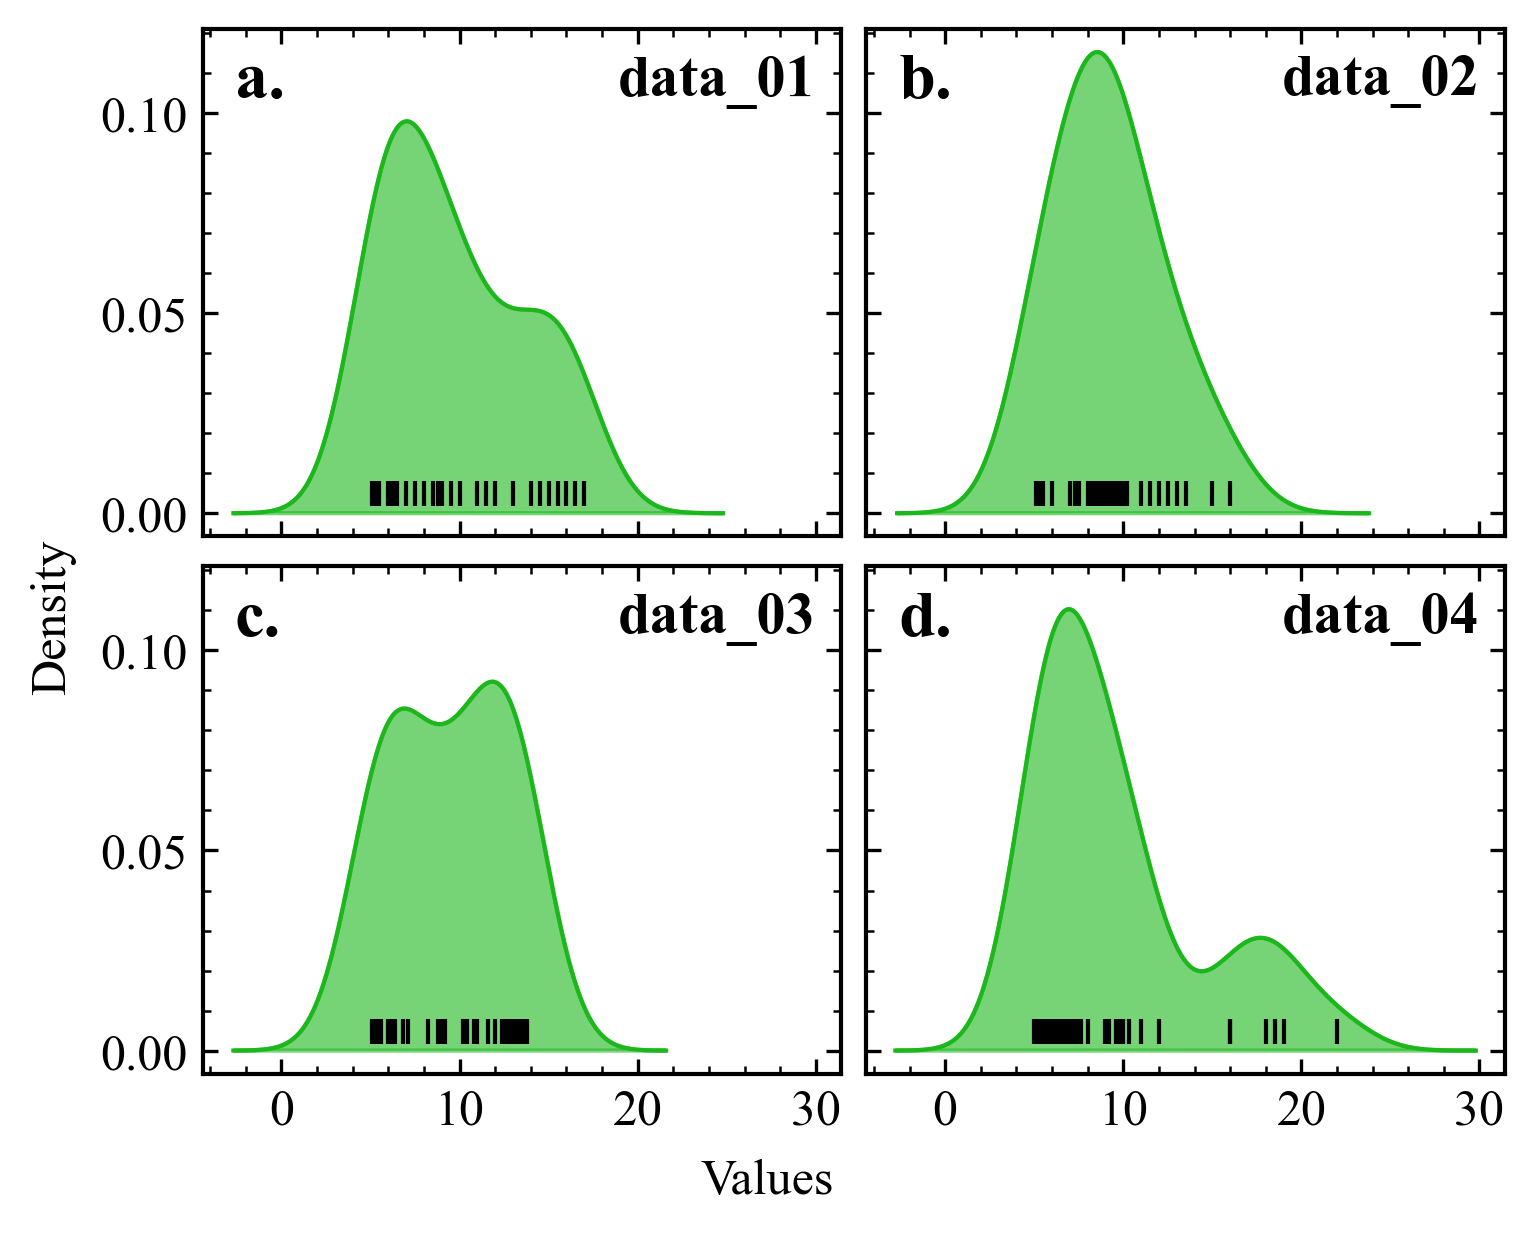

Recreate this plot in Python.

"""
编写时间：2022年2月06日 09：50

作者: 宁海涛，代码运行出错或者因包版本更新出错，请关注微信公众号【DataCharm】进行实时获取更新。

代码中Proplot包绘制的部分可能与Matplotlib绘制不同，需注意两者绘图语法的不同~~

"""
#注意：本案例中引入的SciencePlots库主题方式会随着SciencePlots版本的更新发生改变，读者还需参考其官网引入的正确方式。
#      建议按照官网引入方式进行操作和使用最新版本的ScienePlots。如引入方式发生改变，请关注微信公众号【DataCharm】进行实时获取代码更新。



import numpy as np
import pandas as pd
import seaborn as sns
import matplotlib.pyplot as plt
plt.rcParams["font.family"] = "Times New Roman"
plt.rcParams["xtick.minor.visible"] = True
plt.rcParams["ytick.minor.visible"] = True
plt.rcParams["xtick.direction"] = "in"
plt.rcParams["ytick.direction"] = "in"
plt.rcParams["xtick.labelsize"] = 12
plt.rcParams["ytick.labelsize"] = 12

#构建数据集
data_01 = [5.1,5.2,5.3,5.4,5.5,6.0,6.2,6.3,6.4,6.5,
           7.0,7.5,8.0,8.5,8.8,8.9,9.0,9.5,10,11,
           11.5,12,13,14,14.5,15,15.5,16,16.5,17]

data_02 = [5.1,5.2,5.3,5.4,5.5,6.0,7.0,7.3,7.4,7.5,
           8.0,8.2,8.4,8.6,8.8,9.0,9.2,9.4,9.6,9.8,
           10,10.2,11,11.5,12,12.5,13,13.5,15,16]
data_03 = [5.1,5.2,5.3,5.4,5.6,6.0,6.1,6.2,6.4,6.8,
           7.1,8.2,8.8,9.0,9.2,10.2,10.4,10.8,11,11.6,
           12,12.4,12.6,12.8,13,13.2,13.4,13.6,13.7,13.8]

data_04 = [5.0,5.2,5.3,5.4,5.6,5.8,6.0,6.2,6.4,6.6,
             6.8,7.0,7.2,7.4,7.6,8.0,9.0,9.2,9.6,9.8,
             10,10.3,11,12,16,16,18,18.5,19,22]
data_df = pd.DataFrame({"data_01":data_01,"data_02":data_02,
                        "data_03":data_03,"data_04":data_04})
                        
                        

nrow = 2
ncol = 2
ax_label = ["a.","b.","c.","d."]
titles = ["Type One","Type Two","Type Three","Type Four"]
indexs = [i for i in data_df.columns] 

fig,axs = plt.subplots(nrow,ncol,figsize=(5,4),dpi=100,facecolor="w",sharey=True,sharex=True,
                      constrained_layout=True)
for ax, index,label in zip(axs.flat, indexs,ax_label):
    x,y = NaiveKDE(kernel="Gaussian",bw=2).fit(data_df[index].values).evaluate()
    ax.plot(x,y, lw=1,color="#1BB71B")
    ax.fill(x,y,color="#1BB71B",alpha=.6)
    # 添加单独数据、
    ax.plot(data_df[index].values, [0.005]*len(data_df[index].values), '|', color='k',lw=1)
    ax.text(0.05, 0.95, label, transform=ax.transAxes,fontsize=16, fontweight='bold', va='top')
    ax.text(0.65, 0.95, index,transform=ax.transAxes,fontsize=14, fontweight='bold', va='top')
fig.supxlabel('Values')
fig.supylabel('Density')
fig.savefig('\第3章 单变量图形的绘制\图3-2-6 不同数据、同一个核函数绘制密度图示例.pdf',bbox_inches='tight')
fig.savefig('\第3章 单变量图形的绘制\图3-2-6 不同数据、同一个核函数绘制密度图示例.png', 
            bbox_inches='tight',dpi=300)                        

plt.show()                    